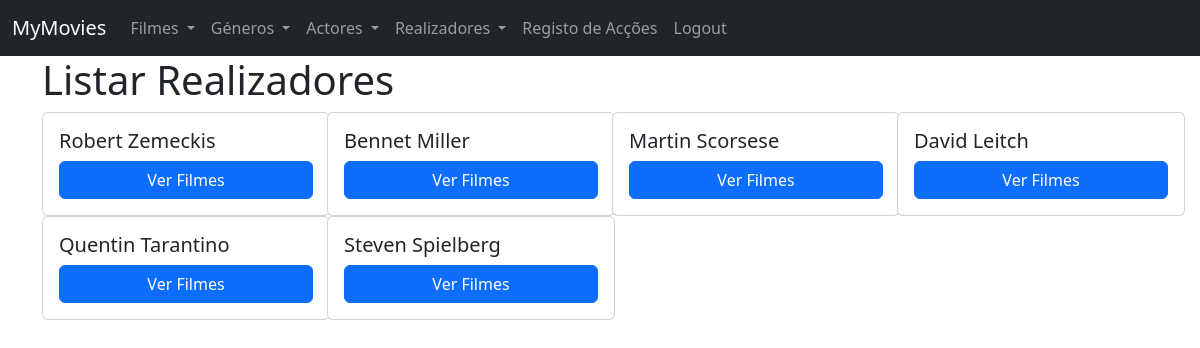
The page /realizadores (signed in) on the database its author committed.
### tables this page shows
CREATE TABLE director (
    id BIGINT UNSIGNED NOT NULL AUTO_INCREMENT,
    name VARCHAR(255) NOT NULL,
    PRIMARY KEY (id)
);

### controllers/directors/directors.list.php (called while the page is built, shortened)
<?php
$connection = Connection::make();
$queryBuilder = new QueryBuilder($connection);
$directors = $queryBuilder->getAll('director', 'App\Model\Director');
require 'views/directors/directors.list.php';

### routes.php (called while the page is built, shortened)
<?php
$router->get('', function () {
    require 'controllers/menu.php';
});
$router->get('filmes', function () {
    require 'controllers/movies/movies.list.php';
});
$router->get('filmes/(\d+)', function ($id) {
    require "controllers/movies/movies.show.php";
});
$router->post('filmes', function () {
    require 'controllers/movies/movies.add.php';
});
$router->get('atores', function () {
    require 'controllers/actors/actors.list.php';
});
$router->get('atores/(\d+)', function ($id) {
    require "controllers/actors/actors.show.php";
});
$router->post('atores', function () {
    require 'controllers/actors/actors.add.php';
});
$router->get('generos', function () {
    require 'controllers/genres/genres.list.php';
});
$router->get('generos/(\d+)', function ($id) {
    require 'controllers/genres/genres.show.php';
});
$router->post('generos', function () {
    require 'controllers/genres/genres.add.php';
});
$router->get('realizadores', function () {
    require 'controllers/directors/directors.list.php';
});

### index.php (called while the page is built, shortened)
<?php
$router = Router::setFromFile('routes.php');
preg_match('/^([^:\/]+[s]?):\/\/([^\/]*)\/(.*)$/', Config::APPURL, $matches);
if (!isset($matches[3])) {
    $realURI = trim($_SERVER['REQUEST_URI'], '/');
} else {
    $baseConfigURL = $matches[3];
    $realURI = substr(trim($_SERVER['REQUEST_URI'], '/'), strlen($baseConfigURL) + 1);
}
try {
    $router->direct(
        $realURI,
        isset($_POST['_method']) ? $_POST['_method'] : $_SERVER['REQUEST_METHOD']
    );
} catch (Exception $e) {
    header('HTTP/1.1 404 Not Found', true, 404);
    echo "404 Not Found";
}
function route($uri)
{
    return Config::APPURL . '/' . $uri;
}

### src/Database/QueryBuilder.php (called while the page is built, shortened)
<?php
class QueryBuilder
{
    public function __construct(PDO $pdo)
    {
        $this->pdo = $pdo;
    }
    public function getAll($table, $class = "StdClass")
    {
        $stmt = $this->pdo->prepare("SELECT * FROM $table");
        $stmt->execute();
        return $stmt->fetchAll(PDO::FETCH_CLASS, $class);
    }
}

### views/directors/directors.list.php (the view, shortened to what this page needs)
<!DOCTYPE html>
<html lang="en">
<head>
    <link href="https://cdn.jsdelivr.net/npm/bootstrap@5.2.2/dist/css/bootstrap.min.css" rel="stylesheet">
</head>
<body>
    <?php require 'views/navbar.php'; ?>
    <div class="container">
        <div class="row">
            <h1>Listar Realizadores</h1>
            <?php if (isset($directors)) : ?>
                <?php foreach ($directors as $director) : ?>
                    <div class="col-3">
                        <div class="card" style="width: 18rem;">
                            <div class="card-body">
                                <h5 class="card-title"><?php echo $director->name; ?></h5>
                                <div class="d-grid gap-2">
                                    <a href="<?php echo route('realizadores/' . $director->id); ?>" class="btn btn-primary">Ver Filmes</a>
                                </div>
                            </div>
                        </div>
                    </div>
                <?php endforeach; ?>
            <?php endif ?>
        </div>
    </div>
</body>
</html>

### src/Router.php (shortened to what this page needs)
<?php
class Router
{
    protected $routes = [];
    public function get($uri, $callback)
    {
        $this->routes['GET'][$uri] = $callback;
    }
    public function post($uri, $callback)
    {
        $this->routes['POST'][$uri] = $callback;
    }
    public function delete($uri, $callback)
    {
        $this->routes['DELETE'][$uri] = $callback;
    }
    public function patch($uri, $callback)
    {
        $this->routes['PATCH'][$uri] = $callback;
    }
    public function direct($uri, $method)
    {
        if (!empty($this->routes[$method])) {
            foreach ($this->routes[$method] as $route => $callback) {
                $route = '/^' . str_replace('/', '\/', $route) . '$/';
                if (preg_match($route, $uri, $params)) {
                    array_shift($params);
                    return call_user_func_array($callback, array_values($params));
                }
            }
        }
        throw new Exception('No route found');
    }
}

### rows shown on the page
director: name "Robert Zemeckis"
director: name "Bennet Miller"
director: name "Martin Scorsese"
director: name "David Leitch"
director: name "Quentin Tarantino"
director: name "Steven Spielberg"
